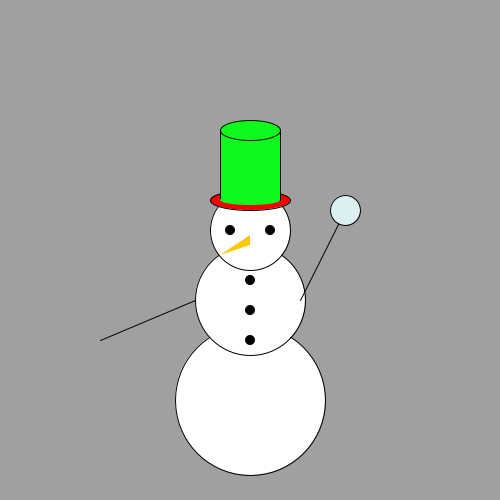
Frame 1 (no input)
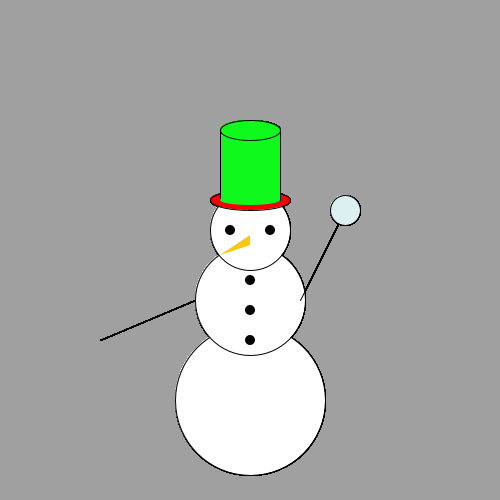
Frame 60 (the mouse pressed at the canvas centre just before this capture)
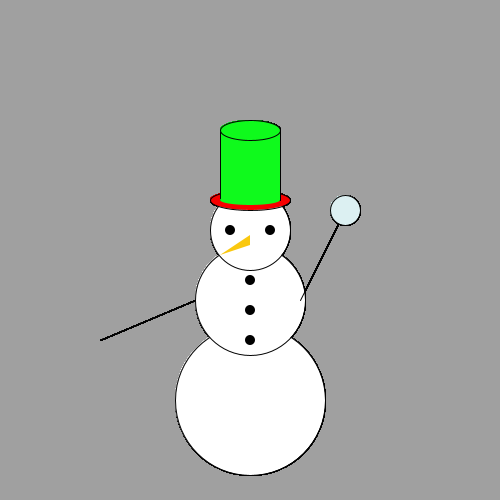
Frame 120 (the mouse held since frame 60 and released just before this capture)

The Processing sketch that drew these frames (run headless with seeded random() and noise(); from frame 60 on, the mouse is pressed at the canvas centre):

// Processing sketch: processing_89547
// ── processing_89547.pde

//winter snowman 
//fill(247,0,0) good for Christmas Green 
//ellipses used to create rounded hat 
void setup(){
size(500,500);
background(160);
}
void draw(){
//snowman body bottom 
fill(255);
ellipse(250,400, 150,150); 
//body middle 
ellipse(250,300,110,110); 
//head 
ellipse(250,230,80,80); 
//hat 
fill(247,0,0); 
ellipse(250,200,80,20); 
fill(15,250,28); 
rect(220,130,60,70); 
fill(15,250,28); 
ellipse(250,130,60,20); 
noStroke(); 
fill(15,250,28); 
ellipse(250,200,60,10); 
//eyes 
fill(0); 
ellipse(230,230,10,10); 
ellipse(270,230,10,10); 
//nose 
fill(250,200,15); 
triangle(250,235,220,255,250,245); 
//buttons 
fill(0); 
ellipse(250,280,10,10); 
ellipse(250,310,10,10); 
ellipse(250,340,10,10); 
//arms 
stroke(2); 
line(195,300,100,340); 
line(300,300,345,210); 
//snowball
fill(220,240,242);
ellipse(345,210,30,30);
}
